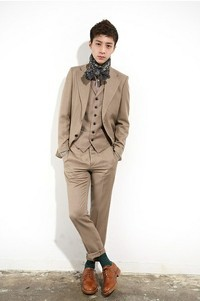
#> input picture P1-test02/images/handsomeboy01.jpg, 200 x 301 px
$ python turtor_01.py
#> lines starting #> are read from the running program, lines starting #| are printed output that depends on the picture

# 图像就是结构化存储的数据信息
# 图像属性：通道数目、高与宽、像素数据、位图深度（每个像素点由多少位表示）、图像类型

import cv2 as cv
import numpy as np


# 定义一个函数，读取图像的各属性的信息
def get_image_info(image):
    # 首先打印一下图像的类型
    print(type(image))
    # 打印出图像的高宽以及通道数
    print(image.shape)
    # 打印出图像的大小
    print(image.size)
    # 打印出图像的字节位数占多少
    print(image.dtype)
    # 获取我们的像素数据
    pixel_data = np.array(image)
    print(pixel_data)


print("------------- Hello Guyan ------------")

# 读出图像，赋值给变量
src = cv.imread('images/handsomeboy01.jpg')
#> src is the input picture: shape (301, 200, 3); mean B, G, R 210.6, 216.9, 223.1
# 创建窗口
cv.namedWindow("Guyan01 image",cv.WINDOW_AUTOSIZE)
# 将读出的图像进行显示到当前窗口
cv.imshow("Guyan01 image",src)
# 将读取的图像进行保存,进行保存的时候，会根据图片的后缀进行保存图片的类型
cv.imwrite("dist/images/turtor_01/turtor_01.jpg",src)

# 同样可以将我们的图片保存为一张灰度图片
gray = cv.cvtColor(src,cv.COLOR_BGR2GRAY)
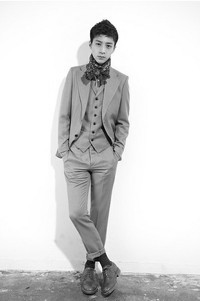
#> gray: shape (301, 200); min 3, max 255, mean 218.1
cv.imwrite("dist/images/turtor_01/gray_turtor_01.jpg",gray)

# 调用定义的函数
get_image_info(src)
#| <class 'numpy.ndarray'>
#| (301, 200, 3)
#| 180600
#| uint8
#> (printed output is left out)
cv.waitKey(0)

cv.destroyAllWindows()

$ run again, with P1-test02/images/flowers01.jpg copied over P1-test02/images/handsomeboy01.jpg
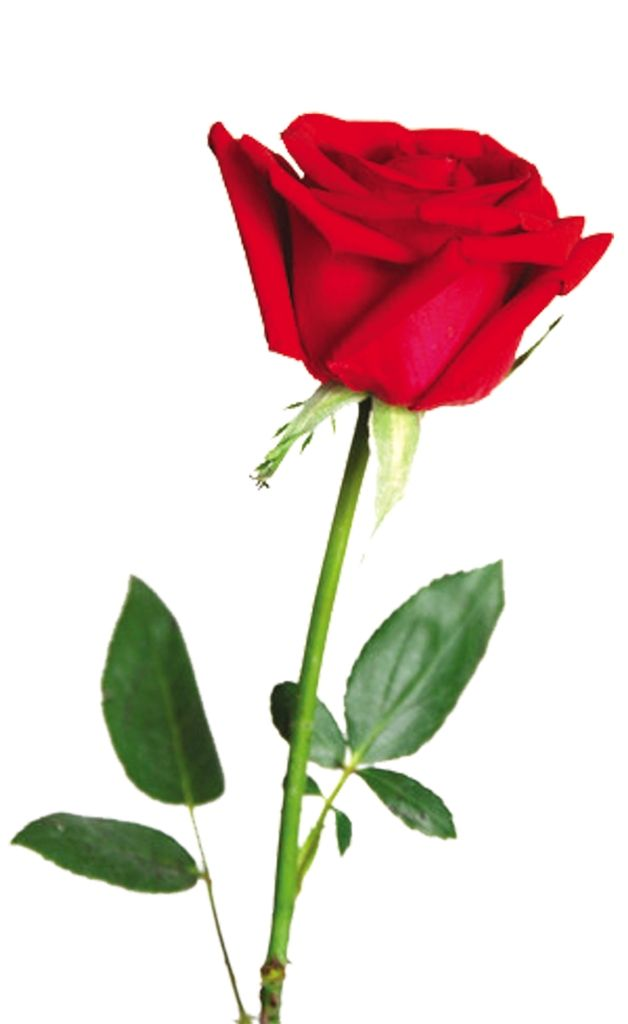
#> input picture P1-test02/images/flowers01.jpg, 628 x 1024 px
#> src is the input picture: shape (1024, 628, 3); mean B, G, R 205.5, 209.3, 227.4
#> `gray = cv.cvtColor(src,cv.COLOR_BGR2GRAY)`:
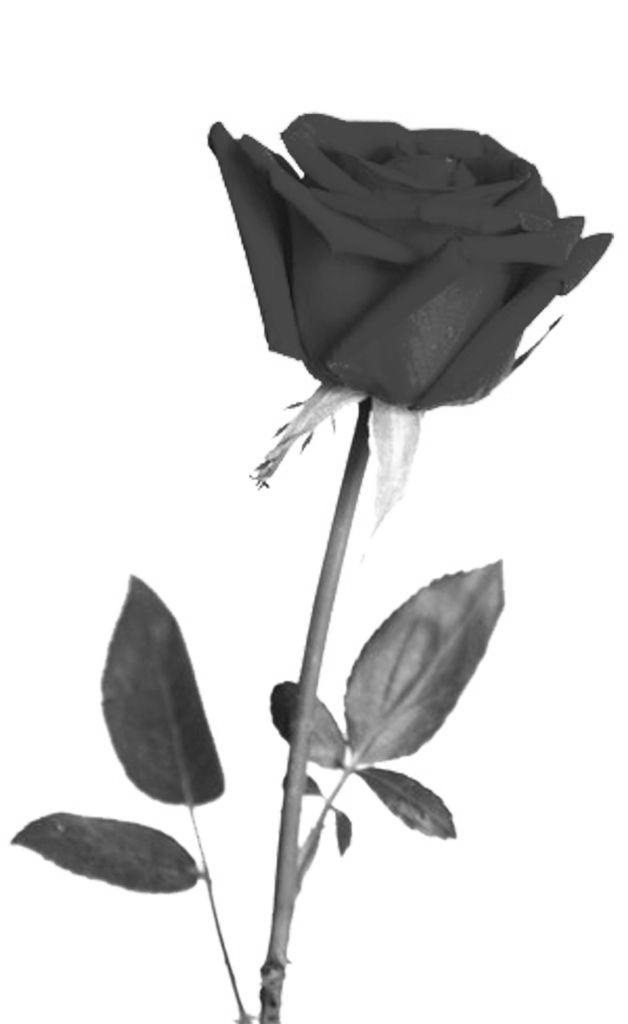
#> gray: shape (1024, 628); min 16, max 255, mean 214.3
#| <class 'numpy.ndarray'>
#| (1024, 628, 3)
#| 1929216
#| uint8
#> (printed output is left out)

$ run again, with P1-test02/images/flowers02.jpg copied over P1-test02/images/handsomeboy01.jpg
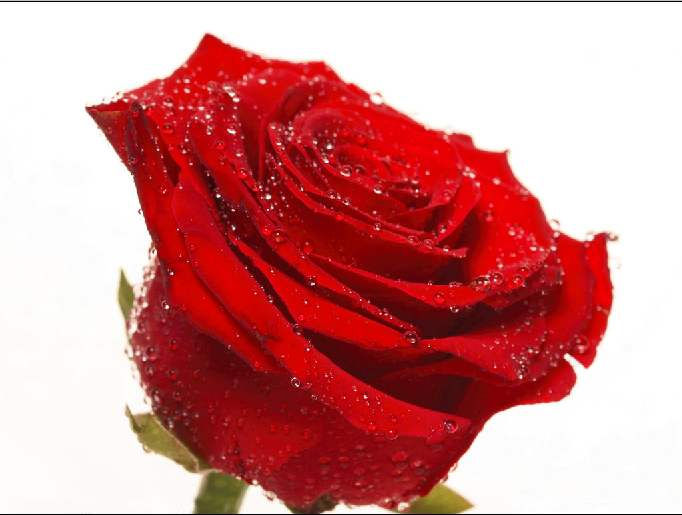
#> input picture P1-test02/images/flowers02.jpg, 682 x 515 px
#> src is the input picture: shape (515, 682, 3); mean B, G, R 140.3, 139.7, 208.9
#> `gray = cv.cvtColor(src,cv.COLOR_BGR2GRAY)`:
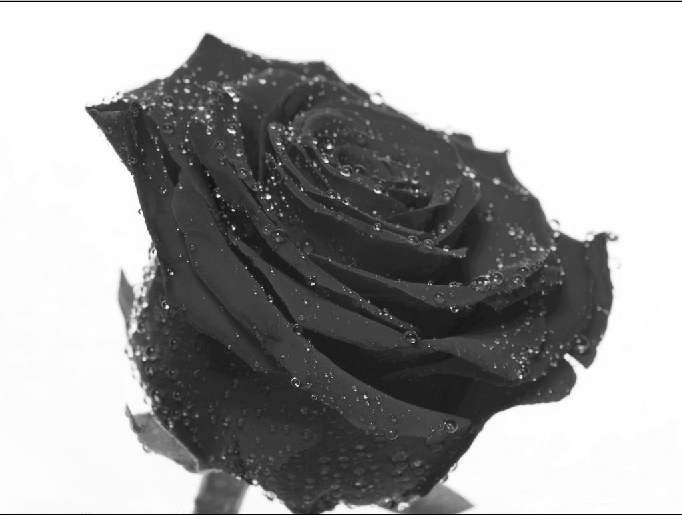
#> gray: shape (515, 682); min 0, max 255, mean 160.5
#| <class 'numpy.ndarray'>
#| (515, 682, 3)
#| 1053690
#| uint8
#> (printed output is left out)
